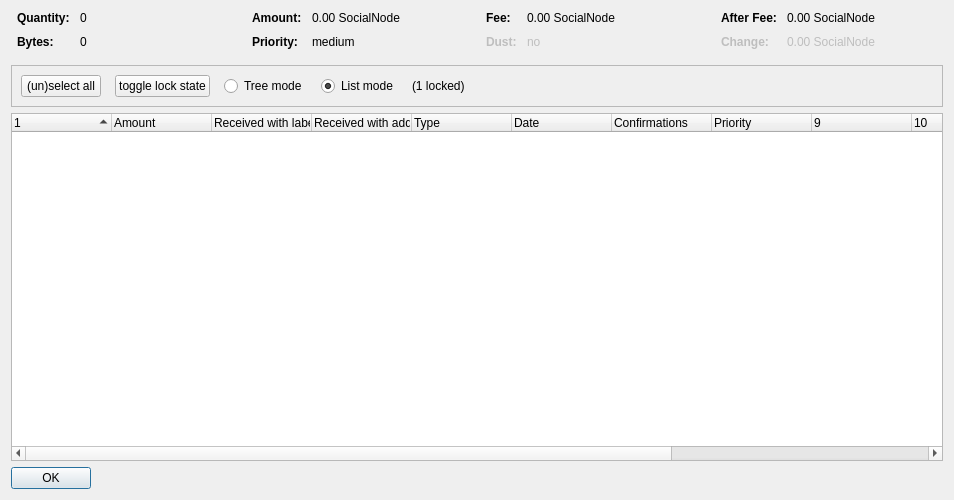
<?xml version="1.0" encoding="UTF-8"?>
<ui version="4.0">
 <class>CoinControlDialog</class>
 <widget class="QDialog" name="CoinControlDialog">
  <property name="geometry">
   <rect>
    <x>0</x>
    <y>0</y>
    <width>954</width>
    <height>500</height>
   </rect>
  </property>
  <property name="windowTitle">
   <string>Coin Selection</string>
  </property>
  <layout class="QVBoxLayout" name="verticalLayout">
   <item>
    <layout class="QHBoxLayout" name="horizontalLayoutTop" stretch="0,0,0,0">
     <property name="topMargin">
      <number>0</number>
     </property>
     <property name="bottomMargin">
      <number>10</number>
     </property>
     <item>
      <layout class="QFormLayout" name="formLayoutCoinControl1">
       <property name="horizontalSpacing">
        <number>10</number>
       </property>
       <property name="verticalSpacing">
        <number>10</number>
       </property>
       <property name="leftMargin">
        <number>6</number>
       </property>
       <property name="rightMargin">
        <number>6</number>
       </property>
       <item row="0" column="0">
        <widget class="QLabel" name="labelCoinControlQuantityText">
         <property name="font">
          <font>
           <weight>75</weight>
           <bold>true</bold>
          </font>
         </property>
         <property name="text">
          <string>Quantity:</string>
         </property>
        </widget>
       </item>
       <item row="0" column="1">
        <widget class="QLabel" name="labelCoinControlQuantity">
         <property name="cursor">
          <cursorShape>IBeamCursor</cursorShape>
         </property>
         <property name="contextMenuPolicy">
          <enum>Qt::ActionsContextMenu</enum>
         </property>
         <property name="text">
          <string notr="true">0</string>
         </property>
         <property name="textInteractionFlags">
          <set>Qt::LinksAccessibleByMouse|Qt::TextSelectableByKeyboard|Qt::TextSelectableByMouse</set>
         </property>
        </widget>
       </item>
       <item row="1" column="0">
        <widget class="QLabel" name="labelCoinControlBytesText">
         <property name="font">
          <font>
           <weight>75</weight>
           <bold>true</bold>
          </font>
         </property>
         <property name="text">
          <string>Bytes:</string>
         </property>
        </widget>
       </item>
       <item row="1" column="1">
        <widget class="QLabel" name="labelCoinControlBytes">
         <property name="cursor">
          <cursorShape>IBeamCursor</cursorShape>
         </property>
         <property name="contextMenuPolicy">
          <enum>Qt::ActionsContextMenu</enum>
         </property>
         <property name="text">
          <string notr="true">0</string>
         </property>
         <property name="textInteractionFlags">
          <set>Qt::LinksAccessibleByMouse|Qt::TextSelectableByKeyboard|Qt::TextSelectableByMouse</set>
         </property>
        </widget>
       </item>
      </layout>
     </item>
     <item>
      <layout class="QFormLayout" name="formLayoutCoinControl2">
       <property name="horizontalSpacing">
        <number>10</number>
       </property>
       <property name="verticalSpacing">
        <number>10</number>
       </property>
       <property name="leftMargin">
        <number>6</number>
       </property>
       <property name="rightMargin">
        <number>6</number>
       </property>
       <item row="0" column="0">
        <widget class="QLabel" name="labelCoinControlAmountText">
         <property name="font">
          <font>
           <weight>75</weight>
           <bold>true</bold>
          </font>
         </property>
         <property name="text">
          <string>Amount:</string>
         </property>
        </widget>
       </item>
       <item row="0" column="1">
        <widget class="QLabel" name="labelCoinControlAmount">
         <property name="cursor">
          <cursorShape>IBeamCursor</cursorShape>
         </property>
         <property name="contextMenuPolicy">
          <enum>Qt::ActionsContextMenu</enum>
         </property>
         <property name="text">
          <string notr="true">0.00 SocialNode</string>
         </property>
         <property name="textInteractionFlags">
          <set>Qt::LinksAccessibleByMouse|Qt::TextSelectableByKeyboard|Qt::TextSelectableByMouse</set>
         </property>
        </widget>
       </item>
       <item row="1" column="0">
        <widget class="QLabel" name="labelCoinControlPriorityText">
         <property name="font">
          <font>
           <weight>75</weight>
           <bold>true</bold>
          </font>
         </property>
         <property name="text">
          <string>Priority:</string>
         </property>
        </widget>
       </item>
       <item row="1" column="1">
        <widget class="QLabel" name="labelCoinControlPriority">
         <property name="cursor">
          <cursorShape>IBeamCursor</cursorShape>
         </property>
         <property name="contextMenuPolicy">
          <enum>Qt::ActionsContextMenu</enum>
         </property>
         <property name="text">
          <string>medium</string>
         </property>
         <property name="textInteractionFlags">
          <set>Qt::LinksAccessibleByMouse|Qt::TextSelectableByKeyboard|Qt::TextSelectableByMouse</set>
         </property>
        </widget>
       </item>
      </layout>
     </item>
     <item>
      <layout class="QFormLayout" name="formLayoutCoinControl3">
       <property name="horizontalSpacing">
        <number>10</number>
       </property>
       <property name="verticalSpacing">
        <number>10</number>
       </property>
       <property name="leftMargin">
        <number>6</number>
       </property>
       <property name="rightMargin">
        <number>6</number>
       </property>
       <item row="0" column="0">
        <widget class="QLabel" name="labelCoinControlFeeText">
         <property name="font">
          <font>
           <weight>75</weight>
           <bold>true</bold>
          </font>
         </property>
         <property name="text">
          <string>Fee:</string>
         </property>
        </widget>
       </item>
       <item row="0" column="1">
        <widget class="QLabel" name="labelCoinControlFee">
         <property name="cursor">
          <cursorShape>IBeamCursor</cursorShape>
         </property>
         <property name="contextMenuPolicy">
          <enum>Qt::ActionsContextMenu</enum>
         </property>
         <property name="text">
          <string notr="true">0.00 SocialNode</string>
         </property>
         <property name="textInteractionFlags">
          <set>Qt::LinksAccessibleByMouse|Qt::TextSelectableByKeyboard|Qt::TextSelectableByMouse</set>
         </property>
        </widget>
       </item>
       <item row="1" column="0">
        <widget class="QLabel" name="labelCoinControlLowOutputText">
         <property name="enabled">
          <bool>false</bool>
         </property>
         <property name="font">
          <font>
           <weight>75</weight>
           <bold>true</bold>
          </font>
         </property>
         <property name="text">
          <string>Dust:</string>
         </property>
        </widget>
       </item>
       <item row="1" column="1">
        <widget class="QLabel" name="labelCoinControlLowOutput">
         <property name="enabled">
          <bool>false</bool>
         </property>
         <property name="cursor">
          <cursorShape>IBeamCursor</cursorShape>
         </property>
         <property name="contextMenuPolicy">
          <enum>Qt::ActionsContextMenu</enum>
         </property>
         <property name="text">
          <string>no</string>
         </property>
         <property name="textInteractionFlags">
          <set>Qt::LinksAccessibleByMouse|Qt::TextSelectableByKeyboard|Qt::TextSelectableByMouse</set>
         </property>
        </widget>
       </item>
      </layout>
     </item>
     <item>
      <layout class="QFormLayout" name="formLayoutCoinControl4">
       <property name="horizontalSpacing">
        <number>10</number>
       </property>
       <property name="verticalSpacing">
        <number>10</number>
       </property>
       <property name="leftMargin">
        <number>6</number>
       </property>
       <property name="rightMargin">
        <number>6</number>
       </property>
       <item row="0" column="0">
        <widget class="QLabel" name="labelCoinControlAfterFeeText">
         <property name="font">
          <font>
           <weight>75</weight>
           <bold>true</bold>
          </font>
         </property>
         <property name="text">
          <string>After Fee:</string>
         </property>
        </widget>
       </item>
       <item row="0" column="1">
        <widget class="QLabel" name="labelCoinControlAfterFee">
         <property name="cursor">
          <cursorShape>IBeamCursor</cursorShape>
         </property>
         <property name="contextMenuPolicy">
          <enum>Qt::ActionsContextMenu</enum>
         </property>
         <property name="text">
          <string notr="true">0.00 SocialNode</string>
         </property>
         <property name="textInteractionFlags">
          <set>Qt::LinksAccessibleByMouse|Qt::TextSelectableByKeyboard|Qt::TextSelectableByMouse</set>
         </property>
        </widget>
       </item>
       <item row="1" column="0">
        <widget class="QLabel" name="labelCoinControlChangeText">
         <property name="enabled">
          <bool>false</bool>
         </property>
         <property name="font">
          <font>
           <weight>75</weight>
           <bold>true</bold>
          </font>
         </property>
         <property name="text">
          <string>Change:</string>
         </property>
        </widget>
       </item>
       <item row="1" column="1">
        <widget class="QLabel" name="labelCoinControlChange">
         <property name="enabled">
          <bool>false</bool>
         </property>
         <property name="cursor">
          <cursorShape>IBeamCursor</cursorShape>
         </property>
         <property name="contextMenuPolicy">
          <enum>Qt::ActionsContextMenu</enum>
         </property>
         <property name="text">
          <string notr="true">0.00 SocialNode</string>
         </property>
         <property name="textInteractionFlags">
          <set>Qt::LinksAccessibleByMouse|Qt::TextSelectableByKeyboard|Qt::TextSelectableByMouse</set>
         </property>
        </widget>
       </item>
      </layout>
     </item>
    </layout>
   </item>
   <item>
    <widget class="QFrame" name="frame">
     <property name="minimumSize">
      <size>
       <width>0</width>
       <height>40</height>
      </size>
     </property>
     <property name="frameShape">
      <enum>QFrame::StyledPanel</enum>
     </property>
     <property name="frameShadow">
      <enum>QFrame::Sunken</enum>
     </property>
     <layout class="QHBoxLayout" name="horizontalLayout">
      <item>
       <layout class="QHBoxLayout" name="horizontalLayoutPanel" stretch="0,0,0,0,0,0">
        <property name="spacing">
         <number>14</number>
        </property>
        <item>
         <widget class="QPushButton" name="pushButtonSelectAll">
          <property name="sizePolicy">
           <sizepolicy hsizetype="Maximum" vsizetype="Fixed">
            <horstretch>0</horstretch>
            <verstretch>0</verstretch>
           </sizepolicy>
          </property>
          <property name="text">
           <string>(un)select all</string>
          </property>
          <property name="autoDefault">
           <bool>false</bool>
          </property>
         </widget>
        </item>
        <item>
         <widget class="QPushButton" name="pushButtonToggleLock">
          <property name="sizePolicy">
           <sizepolicy hsizetype="Maximum" vsizetype="Fixed">
            <horstretch>0</horstretch>
            <verstretch>0</verstretch>
           </sizepolicy>
          </property>
          <property name="text">
           <string>toggle lock state</string>
          </property>
          <property name="autoDefault">
           <bool>false</bool>
          </property>
         </widget>
        </item>
        <item>
         <widget class="QRadioButton" name="radioTreeMode">
          <property name="sizePolicy">
           <sizepolicy hsizetype="Maximum" vsizetype="Fixed">
            <horstretch>0</horstretch>
            <verstretch>0</verstretch>
           </sizepolicy>
          </property>
          <property name="text">
           <string>Tree mode</string>
          </property>
         </widget>
        </item>
        <item>
         <widget class="QRadioButton" name="radioListMode">
          <property name="sizePolicy">
           <sizepolicy hsizetype="Maximum" vsizetype="Fixed">
            <horstretch>0</horstretch>
            <verstretch>0</verstretch>
           </sizepolicy>
          </property>
          <property name="text">
           <string>List mode</string>
          </property>
          <property name="checked">
           <bool>true</bool>
          </property>
         </widget>
        </item>
        <item>
         <widget class="QLabel" name="labelLocked">
          <property name="text">
           <string>(1 locked)</string>
          </property>
         </widget>
        </item>
        <item>
         <spacer name="horizontalSpacer">
          <property name="orientation">
           <enum>Qt::Horizontal</enum>
          </property>
          <property name="sizeHint" stdset="0">
           <size>
            <width>40</width>
            <height>20</height>
           </size>
          </property>
         </spacer>
        </item>
       </layout>
      </item>
     </layout>
    </widget>
   </item>
   <item>
    <widget class="CoinControlTreeWidget" name="treeWidget">
     <property name="contextMenuPolicy">
      <enum>Qt::CustomContextMenu</enum>
     </property>
     <property name="sortingEnabled">
      <bool>false</bool>
     </property>
     <property name="columnCount">
      <number>13</number>
     </property>
     <attribute name="headerShowSortIndicator" stdset="0">
      <bool>true</bool>
     </attribute>
     <attribute name="headerStretchLastSection">
      <bool>false</bool>
     </attribute>
     <column>
      <property name="text">
       <string/>
      </property>
     </column>
     <column>
      <property name="text">
       <string>Amount</string>
      </property>
     </column>
     <column>
      <property name="text">
       <string>Received with label</string>
      </property>
     </column>
     <column>
      <property name="text">
       <string>Received with address</string>
      </property>
     </column>
     <column>
      <property name="text">
	<string>Type</string>
      </property>
     </column>
     <column>
      <property name="text">	 
       <string>Date</string>
      </property>
     </column>
     <column>
      <property name="text">
       <string>Confirmations</string>
      </property>
      <property name="toolTip">
       <string>Confirmed</string>
      </property>
     </column>
     <column>
      <property name="text">
       <string>Priority</string>
      </property>
     </column>
     <column>
      <property name="text">
       <string/>
      </property>
     </column>
     <column>
      <property name="text">
       <string/>
      </property>
     </column>
     <column>
      <property name="text">
       <string/>
      </property>
     </column>
     <column>
      <property name="text">
       <string/>
      </property>
     </column>
     <column>
      <property name="text">
       <string/>
      </property>
     </column>
    </widget>
   </item>
   <item>
    <widget class="QDialogButtonBox" name="buttonBox">
     <property name="sizePolicy">
      <sizepolicy hsizetype="Maximum" vsizetype="Fixed">
       <horstretch>0</horstretch>
       <verstretch>0</verstretch>
      </sizepolicy>
     </property>
     <property name="orientation">
      <enum>Qt::Horizontal</enum>
     </property>
     <property name="standardButtons">
      <set>QDialogButtonBox::Ok</set>
     </property>
    </widget>
   </item>
  </layout>
 </widget>
 <customwidgets>
  <customwidget>
   <class>CoinControlTreeWidget</class>
   <extends>QTreeWidget</extends>
   <header>coincontroltreewidget.h</header>
  </customwidget>
 </customwidgets>
 <resources/>
 <connections/>
</ui>
